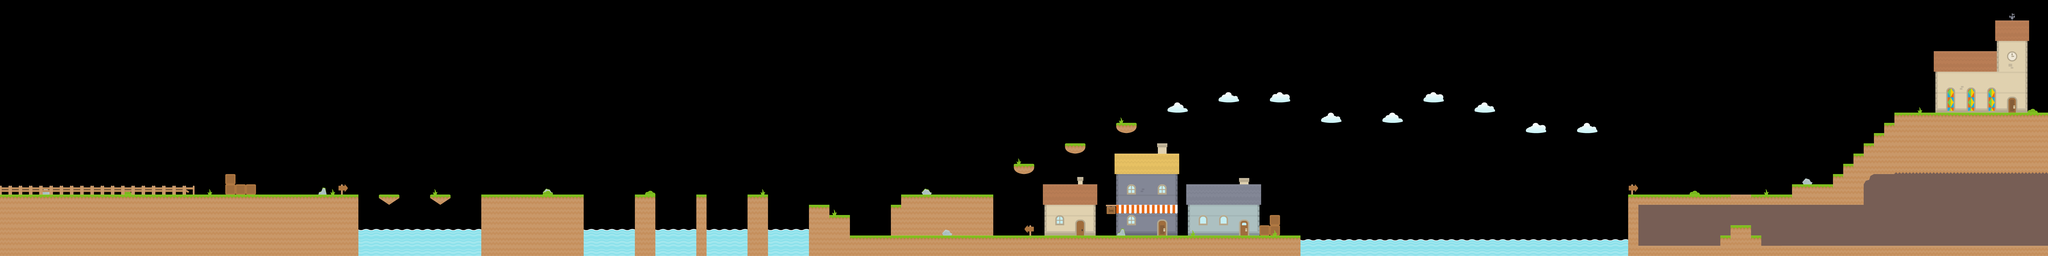

This game map was drawn from its Tiled (.tmx) file and the tilesets committed beside it. A one-line description and the trimmed map source follow:
An orthogonal 200x25 tile map with 70x70 px tiles, 5 tile layers (fundo-area-secreta, area-secreta, fundo, fundo-detalhes, ...), 2 hidden layers not drawn.

<map version="1.0" orientation="orthogonal" renderorder="right-down" width="200" height="25" tilewidth="70" tileheight="70" nextobjectid="1">
 <tileset firstgid="1" name="sprit-demo" tilewidth="70" tileheight="70">
  <image source="sprit-demo.png" width="1024" height="1024" />
  <tile id="75">
   <properties>
    <property name="teto" value="1" />
   </properties>
  </tile>
  <tile id="135">
   <properties>
    <property name="nuvem" value="1" />
   </properties>
  </tile>
 </tileset>
 <layer name="fundo-area-secreta" width="200" height="25">
  <data>[5000 cells, 251 non-empty, 1 distinct tile ids]</data>
 </layer>
 <layer name="area-secreta" width="200" height="25">
  <data>[5000 cells, 52 non-empty, 4 distinct tile ids]</data>
 </layer>
 <layer name="tampa-secreta" width="200" height="25" visible="0">
  <data>[5000 cells, 258 non-empty, 1 distinct tile ids]</data>
 </layer>
 <layer name="fundo" width="200" height="25">
  <data>[5000 cells, 963 non-empty, 62 distinct tile ids]</data>
 </layer>
 <layer name="fundo-detalhes" width="200" height="25">
  <data>[5000 cells, 61 non-empty, 26 distinct tile ids]</data>
 </layer>
 <layer name="frente" width="200" height="25">
  <data>[5000 cells, 18 non-empty, 6 distinct tile ids]</data>
 </layer>
 <layer name="colisao" width="200" height="25" visible="0">
  <data>[5000 cells, 262 non-empty, 4 distinct tile ids]</data>
 </layer>
</map>